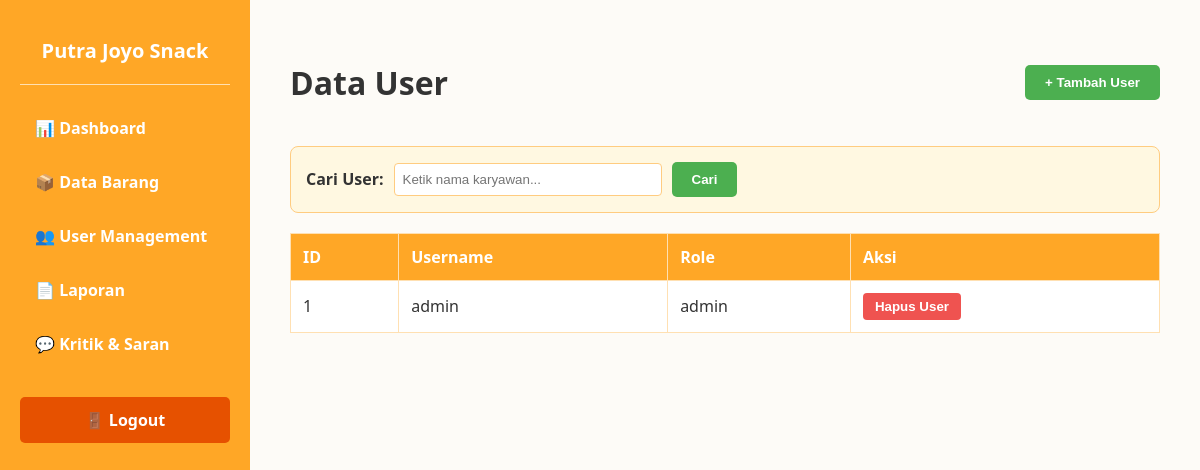
The page /admin/user on the database as committed earlier.
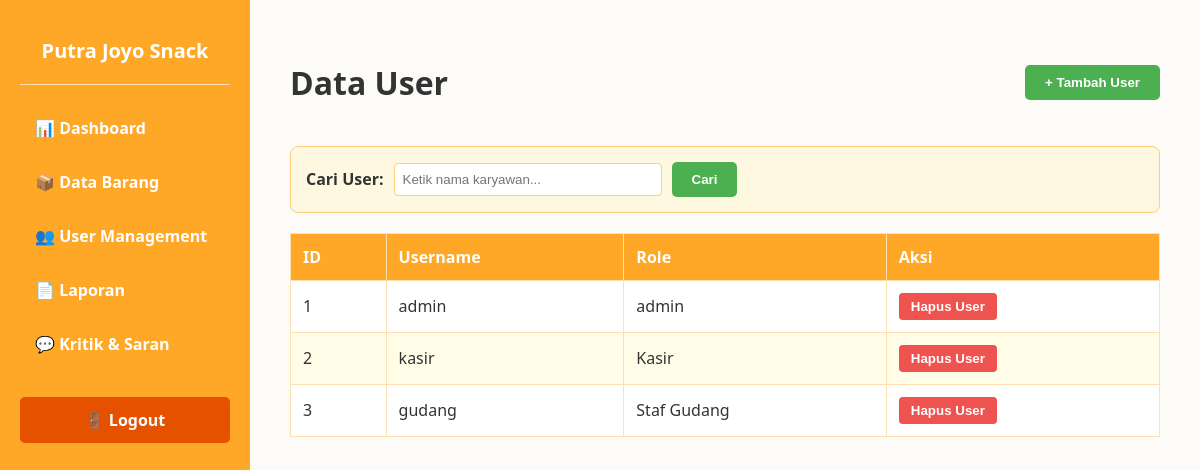
The same page on the database as committed later.
### models/user.py (models this page shows)
class User(UserMixin, db.Model):
    __tablename__ = "users"
    id = db.Column(db.Integer, primary_key=True)
    username = db.Column(
        db.String(100),
        unique=True,
        nullable=False
    )
    password = db.Column(
        db.String(255),
        nullable=False
    )
    role = db.Column(
        db.String(20),
        nullable=False
    )
    created_by = db.Column(
        db.Integer,
        nullable=True
    )

### app.py (the view, shortened to what this page needs)
@app.route("/admin/user", methods=["GET", "POST"])
def admin_user():
    search_query = request.args.get("q", "").strip()
    query = User.query
    if search_query:
        query = query.filter(
            User.username.ilike(f"%{search_query}%")
            | User.role.ilike(f"%{search_query}%")
        )
    users = query.order_by(User.id).all()
    return render_template("admin/user.html", users=users, search_query=search_query)

### templates/admin/user.html (shortened to what this page needs)
<!DOCTYPE html>
<html lang="id">
<head>
</head>
<body>
    <div class="sidebar">
        <h2>Putra Joyo Snack</h2>
        <hr style="border: 0; height: 1px; background: #FFE0B2; margin-bottom: 20px;">
        <a href="/admin/dashboard">📊 Dashboard</a>
        <a href="/admin/barang">📦 Data Barang</a>
        <a href="/admin/user">👥 User Management</a>
        <a href="/admin/laporan">📄 Laporan</a>
        <a href="/admin/kritik">💬 Kritik & Saran</a>
        <a class="logout-btn" href="/logout">🚪 Logout</a>
    </div>
    <div class="content">
        <div class="header-section">
            <h1>Data User</h1>
            <button class="btn-add" onclick="bukaModal()">+ Tambah User</button>
        </div>
        <form class="search-container" method="get" action="/admin/user">
            <label><strong>Cari User:</strong></label>
            <input type="text" name="q" value="{{ search_query or '' }}" placeholder="Ketik nama karyawan...">
            <button class="btn-add" type="submit">Cari</button>
        </form>
        <table class="data-table">
            <thead>
                <tr>
                    <th>ID</th>
                    <th>Username</th>
                    <th>Role</th>
                    <th>Aksi</th>
                </tr>
            </thead>
            <tbody>
                {% for user in users %}
                <tr>
                    <td>{{ user.id }}</td>
                    <td>{{ user.username }}</td>
                    <td>{{ user.role }}</td>
                    <td>
                        <button class="btn-delete" disabled>Hapus User</button>
                    </td>
                </tr>
                {% endfor %}
            </tbody>
        </table>
    </div>
</body>
</html>

Rows that differ between the two databases and show on the page:
added User: id "2", username "kasir", role "Kasir"
added User: id "3", username "gudang", role "Staf Gudang"
